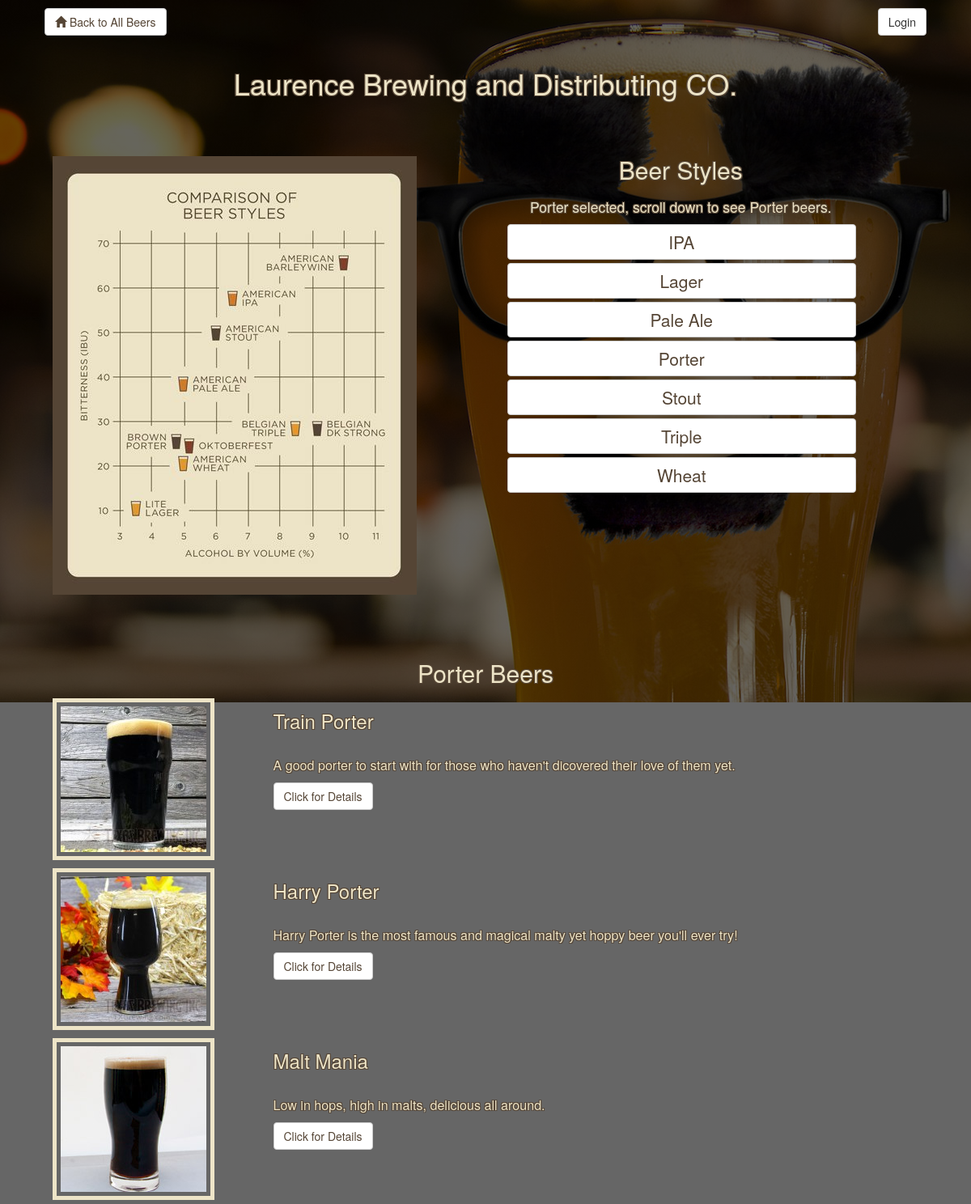
Page /beers?category_id=4 on the committed database.
### database_setup.py (models this page shows, shortened)
class Category(Base):
    __tablename__ = 'categories'
    id = Column(Integer, primary_key=True)
    name = Column(String(250), nullable=False)

class Item(Base):
    __tablename__ = 'items'
    id = Column(Integer, primary_key=True)
    name = Column(String(50), nullable=False)
    description = Column(String(500))
    picture_path = Column(String(250))
    price = Column(String(10))
    ibu = Column(String(3))
    abv = Column(String(3))
    category_id = Column(Integer, ForeignKey('categories.id'))
    category = relationship(Category)
    user_id = Column(Integer, ForeignKey('users.id'))
    user = relationship(User)

### main.py (the view)
@app.route('/') # GET - Landing page, directs routes to /beer
@app.route('/beers') # GET - List of all beer
def showAllBeers():
    username = currentUserName()
    categories = session.query(Category).order_by(asc(Category.name))
    query = session.query(Item)
    category_id_filter = request.args.get('category_id')
    category_name = None
    if category_id_filter is not None:
        query = query.filter(Item.category_id == int(category_id_filter))
        category_name = session.query(Category).filter(Category.id == int(category_id_filter)).first().name
    print (query)
    items = query.all()
    print (login_session)
    return render_template('showAllBeers.html', categories=categories, items=items,
                            Item=Item, category_name=category_name, isLoggedIn=isLoggedIn(),
                            isOwner=isOwner, username=username, currentUserName=currentUserName())

### main.py (called while the page is built)
def currentUser():
    return login_session.get('user')

def currentUserName():
    if isLoggedIn():
        return currentUser().get('username')

def isLoggedIn():
    return bool(currentUser())

### templates/showAllBeers.html (shortened to what this page needs)
{% extends "main.html" %}
{% block content %}
{% include "header.html" %}
    <h1>Laurence Brewing and Distributing CO.</h1>
    <br>
    <br>
    <div class=" col-md-12 header">
        <div class="col-md-6 all_image">
            <img src="../static/images/ibu_vs_abv.jpeg" alt="Image of a graph of IBU (bitterness) vs. ABV (alcohol content)." style="border: none;">
        </div>
        <div class=" col-md-5 beer_categories">
        <h2>Beer Styles</h2>
        <div class="col-md-12 current_style">
            {% if category_name %}
                <h4>{{category_name}} selected, scroll down to see {{category_name}} beers.</h4>
            {% else %}
                <h4>No style selected, scroll down to see all beers. Select a beer style to see beers of that style only.</h4>
            {% endif %}
        </div>
        {% for category in categories %}
            <div class="col-md-12 btn-group btn-group-justified">
                <a href="/beers?category_id={{category.id}}" class="btn btn-default">{{category.name}}</a>
            </div>
        {% endfor %}
        </div>
    </div>
    <br>
    <div class="col-md-12 current_style">
        {% if category_name %}
            <h2>{{category_name}} Beers</h2>
        {% else %}
            <h2>All Beers</h2>
        {% endif %}
    </div>
    {% for item in items %}
    <div class="col-md-12 list_of_beers">
        <div class="col-md-3">
            <img src="{{item.picture_path}}" alt="Image of a Beer.">
        </div>
        <div class="col-md-8">
            <h3>{{item.name}}</h3>
            <br>
            <p class="truncate">{{item.description}}</p>
            <a href="{{url_for('showSpecificBeer', item_id = item.id)}}"><p class="btn btn-default">Click for Details</p></a>
            <br>
        </div>
    </div>
    {% endfor %}
{% endblock %}

### static/styles.css (style rules this page uses)
body { background-image: linear-gradient(to bottom, rgba(0,0,0,0.6) 0%,rgba(0,0,0,0.6) 100%), url(../static/images/groucho_beer_2.jpg); background-repeat: no-repeat; background-attachment: fixed; }
h1, h2 { text-align: center; color: #ede4c7; text-shadow: -1.15px -1.15px 0 #554535, 1.15px -1.15px 0 #554535, -1.15px 1.15px 0 #554535, 1.15px 1.15px 0 #554535; }
h3, h4, p, a { color: #ede4c7; text-shadow: -1px -1px 0 #554535, 1px -1px 0 #554535, -1px 1px 0 #554535, 1px 1px 0 #554535; }
p, a { font-size: 1.15em; }
img { max-width: 100%; max-height: 100%; padding: 5px; margin: 5px; border: 5px solid #ede4c7; }
a.btn { color: #554535; text-shadow: none; }
p.btn { color: #554535; text-shadow: none; }
.beer_categories h4 { text-align: center; font-size: 1.25em; }
.beer_categories a { text-align: center; font-size: 1.5em; }
.btn-group-justified { padding: 1px; margin: 1px; }
.all_image { padding: 5px; margin: 5px; }
.current_style h2 { padding-top: 30px; margin-top: 30px; }
.truncate { max-height: 80px; max-width: 250ch; white-space: nowrap; overflow: hidden; text-overflow: ellipsis; }

### rows in the picture
Category: name "Porter"
Category: name "IPA"
Category: name "Lager"
Category: name "Pale Ale"
Category: name "Stout"
Category: name "Triple"
Category: name "Wheat"
Item: picture_path (picture), name "Train Porter", description "A good porter to start with for those who haven't dicovered their love of them yet."
Item: picture_path (picture), name "Harry Porter", description "Harry Porter is the most famous and magical malty yet hoppy beer you'll ever try!"
Item: picture_path (picture), name "Malt Mania", description "Low in hops, high in malts, delicious all around."
